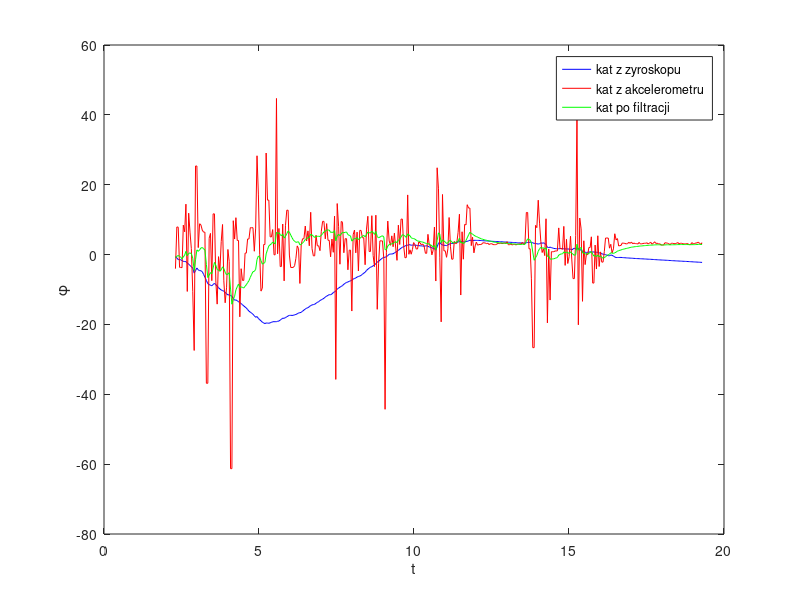

MATLAB code to generate this figure:
clear all 
%% wczytanie danych
data = importdata('data.txt'); 
ay = data(:,1);                  
az = data(:,2); 
ax = data(:,3);
gy = data(:,4)*250/32768; 
gz = data(:,5)*250/32768;
gx = data(:,6)*250/32768;
t = data(:,7)/1000000;
dt = t(2:end)-t(1:end-1);
dlugosc = length(data);

%% filtr komplementarny
kat_akcel = atan2(ay,az) * 180/pi;
T = 0.5;

kat_zyro = zeros(dlugosc,1);
kat_filtr = zeros(dlugosc,1);
    
    for i=2:dlugosc
        if i==2
            kat_zyro(1) = gx(1)*dt(1);
            p = T./(dt(1)+T);
            kat_filtr(1) = (1-p).*kat_akcel(1) + p.*kat_zyro(1);
        end
        
        kat_zyro(i) = kat_zyro(i-1) + gx(i)*dt(i-1);
        p = T./(dt(i-1) +T);
        kat_filtr(i) = p.*kat_filtr(i-1) + (1-p).*kat_akcel(i) +p.*(kat_zyro(i)-kat_zyro(i-1));
        
    end

%% wykres 
plot(t, kat_zyro, 'b', t, kat_akcel, 'r', t, kat_filtr, 'g')
legend('kat z zyroskopu', 'kat z akcelerometru', 'kat po filtracji')
xlabel('t')
ylabel('\phi')